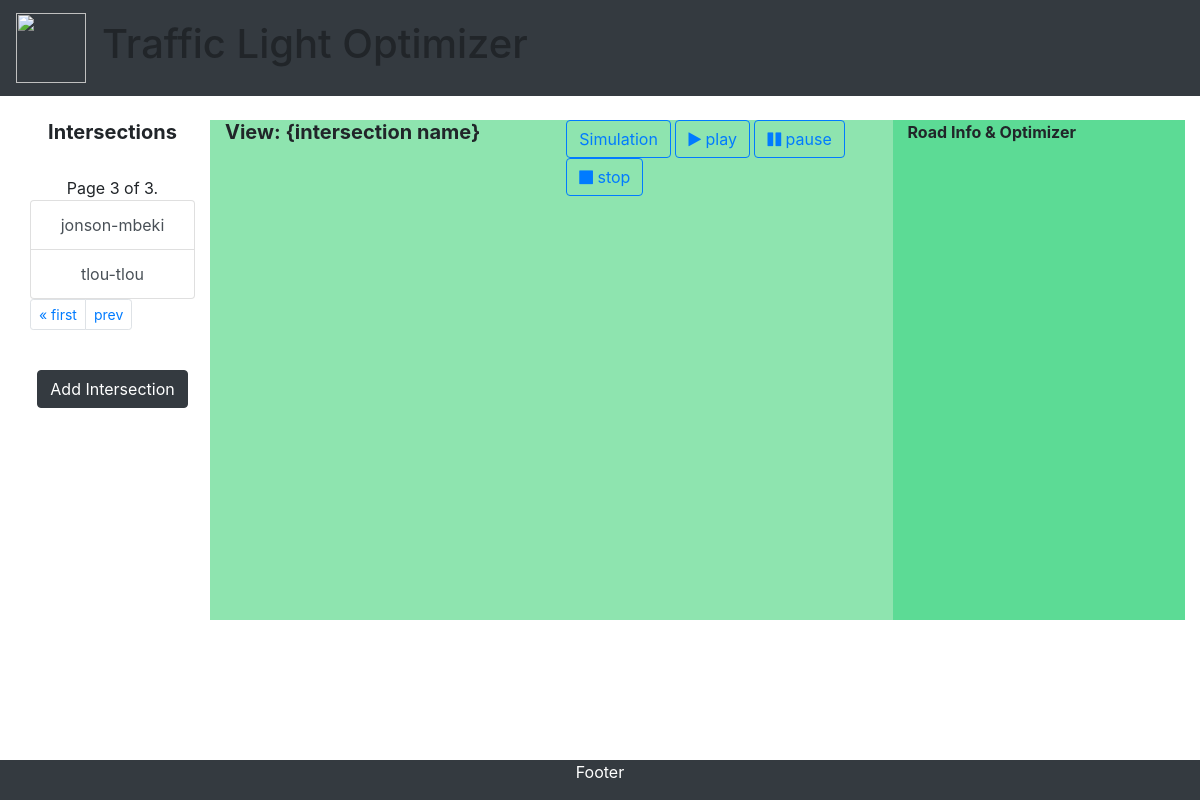
Page /home/?page=3 on the earlier database version.
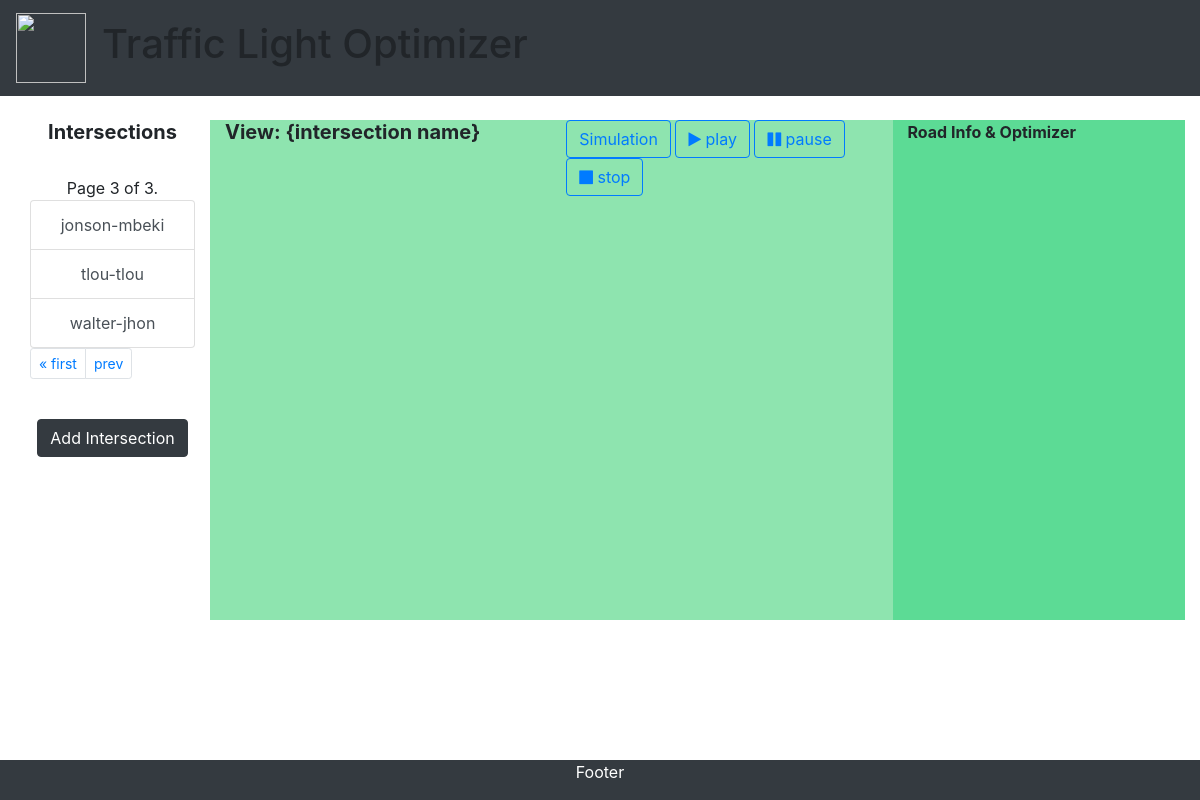
Same page on the later database version.
### main_app/models.py (models this page shows, shortened)
class Intersection(models.Model):
    network_id = models.ForeignKey(
        Network,
        blank=False,
        null=True,
        on_delete=models.SET_NULL
    )
    intersection_name = models.CharField( max_length=50, unique=True )
    right_of_way = models.TextField( blank=True )
    configuration = models.TextField( blank=True )

### main_app/views/newview.py (the view)
# urls.py: path('home/', views.home, name='home'),
def home(request):
    intersection_list = Intersection.objects.get_queryset().order_by('id')
    paginator = Paginator(intersection_list, 5) # Show 25 contacts per page.
    page_number = request.GET.get('page')
    page_obj = paginator.get_page(page_number)
    intersection_form = IntersectionForm()
    data_input = {
        'page_obj': page_obj ,
        'intersection_form': intersection_form
    }
    return render(request, 'main_app/home.html', data_input )

### main_app/templates/main_app/home.html (shortened to what this page needs)
{% load static %}
<!DOCTYPE html>
<html>
    <head>
        <link rel="stylesheet" href="https://maxcdn.bootstrapcdn.com/bootstrap/4.5.0/css/bootstrap.min.css">
        <link rel="stylesheet" href="https://cdnjs.cloudflare.com/ajax/libs/font-awesome/4.7.0/css/font-awesome.min.css">
    </head>
    <body>
        <nav class="navbar navbar-expand-sm bg-dark navbar-dark fixed-top">
            <a class="navbar-brand" href="#">
                <img src="{% static 'images/logo_welcome.png' %}" width="70" height="70">
            </a>
            <ul class="navbar-nav">
                <h1>Traffic Light Optimizer</h1>
            </ul>
        </nav>
        <br><br>
        <div class="container-fluid">
            <br><br>
            <div class="container-fluid">
                <br>
                <div class="row">
                    <div class="col-sm-2" style="background-color:white;text-align:center;">
                        <h5> <b> Intersections </b></h5> <br>
                        {% include 'main_app/intersection_view.html'%}
                    </div>
                    <div class="col-sm-7" style="background-color:#8ee4af;height: 500px">
                        <div class="row">
                            <div class="col-sm-6" >
                                <h5> <b> View: {intersection name} </b></h5>
                            </div>
                            <div class="col-sm-6">
                                <div id="btn-group btn-group-sm">
                                    <button type="button" class="btn btn-outline-primary">Simulation</button>
                                    <button type="button" class="btn btn-outline-primary"> <i class="fa fa-play"></i> play</button>
                                    <button type="button" class="btn btn-outline-primary"> <i class="fa fa-pause"></i> pause</button>
                                    <button type="button" class="btn btn-outline-primary"> <i class="fa fa-stop"></i> stop</button>
                                </div>
                            </div>
                        </div>
                    </div>
                    <div class="col-sm-3" style="background-color:#5cdb95;">
                        <b> Road Info & Optimizer </b>
                    </div>
                </div>
                <br>
                <br>
            </div>
        </div>
        <div class="footer bg-dark navbar-dark fixed-bottom">
            <p>Footer</p>
        </div>
    </body>
</html>

### main_app/templates/main_app/intersection_view.html (shortened to what this page needs)
<span class="current">
    Page {{ page_obj.number }} of {{ page_obj.paginator.num_pages }}.
</span>
<div class="list-group">
{% for intersection in page_obj %}
    <a href="#" class="list-group-item list-group-item-action">
    {{ intersection.intersection_name }}
    </a>
{% endfor %}
</div>
<div class="pagination pagination-sm">
    <span class="step-links">
        <ul class="pagination">
        {% if page_obj.has_previous %}
            <li class="page-item" ><a class="page-link" href="?page=1">&laquo; first</a></li>
            <li class="page-item" ><a class="page-link" href="?page={{ page_obj.previous_page_number }}"> prev</a></li>
        {% endif %}
        </ul>
    </span>
</div>
<br>
<button type="button" class="btn btn-dark" data-toggle="modal" data-target="#myModal"> Add Intersection</button>

Differences in the rows shown:
added Intersection: intersection_name "walter-jhon"
